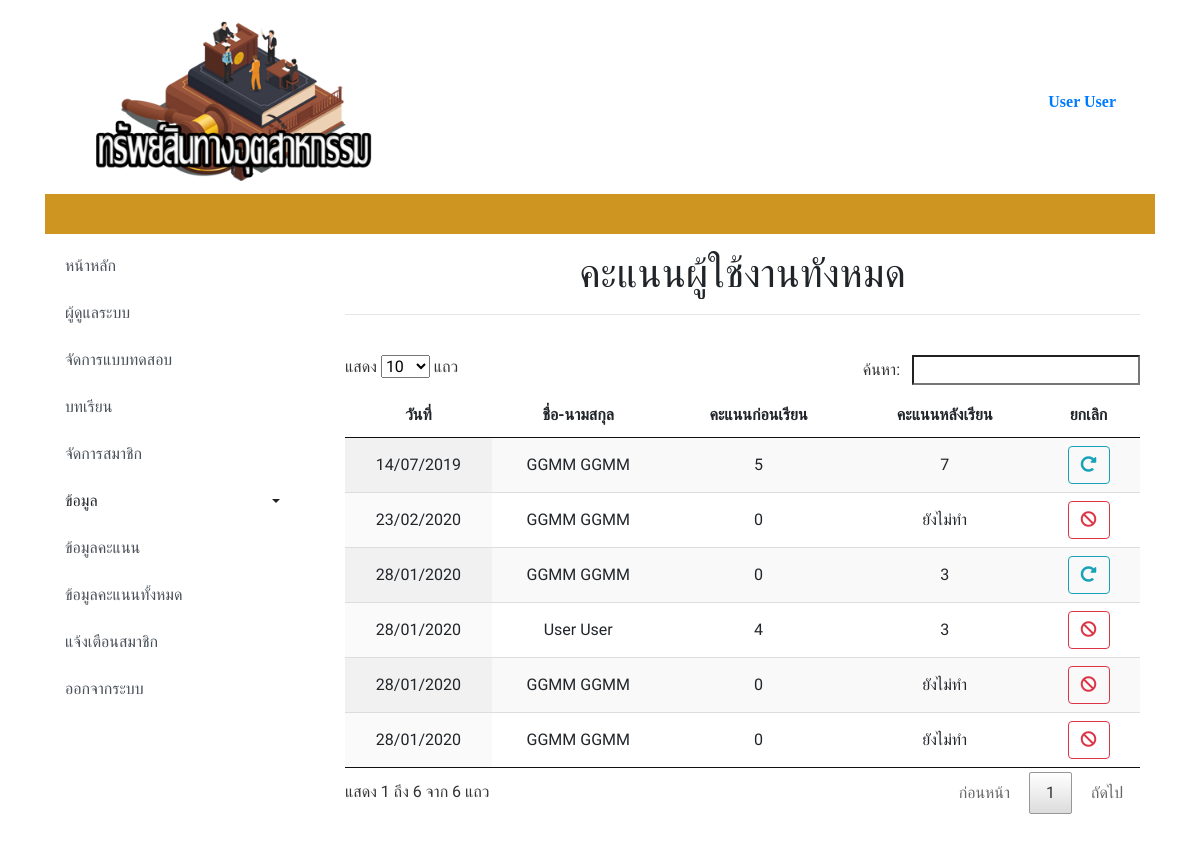
Screenshot of /admin/index.php?in (signed in) with the database file from the repository.
### tables this page shows
CREATE TABLE `user_learning` (
  `user_learning_id` int(10) NOT NULL,
  `choice_id` int(10) NOT NULL,
  `user_id` int(10) NOT NULL,
  `user_learning_bf` int(20) NOT NULL,
  `user_learning_af` varchar(20) NOT NULL,
  `user_learning_status` int(1) NOT NULL,
  `user_learning_date` timestamp NOT NULL DEFAULT CURRENT_TIMESTAMP
);

CREATE TABLE `user` (
  `ID` int(5) NOT NULL,
  `Username` varchar(50) NOT NULL,
  `Password` varchar(200) NOT NULL,
  `Firstname` varchar(100) NOT NULL,
  `Lastname` varchar(100) NOT NULL,
  `email` varchar(100) NOT NULL,
  `phone` text NOT NULL,
  `Userlevel` varchar(1) NOT NULL,
  `user_date` date NOT NULL,
  `session_id` varchar(50) NOT NULL,
  `Status` varchar(1) NOT NULL
);

### admin/index_scoreall.php (the view, shortened to what this page needs)
<?php
$query_learning = "SELECT * FROM choice as c , user as u, user_learning as l where l.choice_id = c.choice_id and l.user_id = u.id order by convert(l.user_learning_af, UNSIGNED INTEGER) DESC" ;
$learning = mysqli_query($con,$query_learning) or die(mysqli_error());
$row_learning = mysqli_fetch_assoc($learning);
$totalRows_learning = mysqli_num_rows($learning);
?>
<div class="col-md-9">
 <div class="py-2">
  <div class="container">
    <div class="row">
      <div class="col-md-12">
        <h1 class="text-center">คะแนนผู้ใช้งานทังหมด</h1>
        <hr>
      </div>
    </div>
  </div>
</div>
<div class="py-3">
  <div class="container">
    <div class="row">
      <div class="col-md-12">
        <table class="display" id="example">
         <?php if ($totalRows_learning > 0) {?>
          <thead>
            <tr class="text-center">
              <th scope="col">วันที่</th>
              <th scope="col">ชื่อ-นามสกุล</th>
              <th scope="col">คะแนนก่อนเรียน</th>
              <th scope="col">คะแนนหลังเรียน</th>
              <th scope="col">ยกเลิก</th>
            </tr>
          </thead>
          <tbody>
            <?php
            do { ?>
              <tr class="text-center">
               <td><?php echo date("d/m/Y" , strtotime($row_learning['user_learning_date'])); ?></td>
               <td><?php echo $row_learning['Firstname']. "  " .$row_learning['Lastname']; ?></td>
               <td><?php echo $row_learning['user_learning_bf']; ?></td>
               <td><?php echo $row_learning['user_learning_af']; ?></td>
               <?php if ($row_learning['user_learning_status'] <> 1 ): ?>
                 <td>
                  <a href="del_index_scoreall.php?user_learning_id=<?php echo $row_learning['user_learning_id'];?>&st=1" class="btn btn-outline-danger my-2 my-sm-0" onClick="return confirm('ยืนยันการยกเลิกคะแนน');"><i class="fas fa-ban"></i></a>
                </td>
                <?php else: ?>
                  <td>
                    <a href="del_index_scoreall.php?user_learning_id=<?php echo $row_learning['user_learning_id'];?>&st=0" class="btn btn-outline-info my-2 my-sm-0" onClick="return confirm('ยืนยันการใช้งานคะแนน');"><i class="fas fa-redo-alt"></i></a>
                  </td>
                <?php endif ?>
              </tr>
              <?php
            } while ($row_learning = mysqli_fetch_assoc($learning)); ?>
          </tbody>
        </table>
      <?php }else {
        echo "<h3> ยังไม่มีคะแนน </h3>";
      }
      mysqli_free_result($learning);?>
    </div>
  </div>
</div>
</div>
</div>

### rows the page displays
user_learning: user_learning_date "14/07/2019", user.Firstname "GGMM", user.Lastname "GGMM", user_learning_bf "5", user_learning_af "7"
user_learning: user_learning_date "28/01/2020", user.Firstname "GGMM", user.Lastname "GGMM", user_learning_bf "0", user_learning_af "3"
user_learning: user_learning_date "28/01/2020", user.Firstname "User", user.Lastname "User", user_learning_bf "4", user_learning_af "3"
user_learning: user_learning_date "28/01/2020", user.Firstname "GGMM", user.Lastname "GGMM", user_learning_bf "0", user_learning_af "ยังไม่ทำ"
user_learning: user_learning_date "28/01/2020", user.Firstname "GGMM", user.Lastname "GGMM", user_learning_bf "0", user_learning_af "ยังไม่ทำ"
user_learning: user_learning_date "23/02/2020", user.Firstname "GGMM", user.Lastname "GGMM", user_learning_bf "0", user_learning_af "ยังไม่ทำ"

### other values shown
$_SESSION["User"] "User User"
